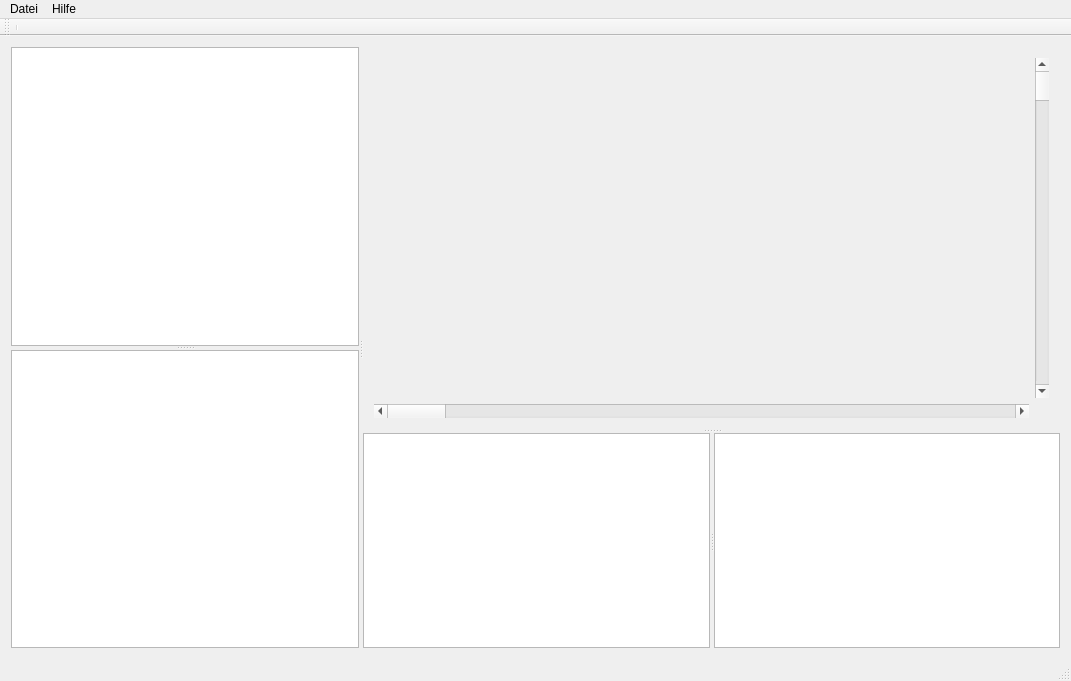
<?xml version="1.0" encoding="UTF-8"?>
<ui version="4.0">
 <class>MainWindow</class>
 <widget class="QMainWindow" name="MainWindow">
  <property name="geometry">
   <rect>
    <x>0</x>
    <y>0</y>
    <width>1071</width>
    <height>681</height>
   </rect>
  </property>
  <property name="windowTitle">
   <string>GCDViewer</string>
  </property>
  <widget class="QWidget" name="centralWidget">
   <layout class="QHBoxLayout" name="horizontalLayout">
    <item>
     <widget class="QSplitter" name="splitter_4">
      <property name="orientation">
       <enum>Qt::Horizontal</enum>
      </property>
      <widget class="QSplitter" name="splitter_3">
       <property name="orientation">
        <enum>Qt::Vertical</enum>
       </property>
       <widget class="QTreeView" name="treeView">
        <property name="sizePolicy">
         <sizepolicy hsizetype="Expanding" vsizetype="Minimum">
          <horstretch>0</horstretch>
          <verstretch>1</verstretch>
         </sizepolicy>
        </property>
        <property name="minimumSize">
         <size>
          <width>100</width>
          <height>100</height>
         </size>
        </property>
        <property name="baseSize">
         <size>
          <width>100</width>
          <height>200</height>
         </size>
        </property>
       </widget>
       <widget class="QListView" name="listView">
        <property name="sizePolicy">
         <sizepolicy hsizetype="Expanding" vsizetype="Expanding">
          <horstretch>0</horstretch>
          <verstretch>1</verstretch>
         </sizepolicy>
        </property>
        <property name="minimumSize">
         <size>
          <width>100</width>
          <height>100</height>
         </size>
        </property>
       </widget>
      </widget>
      <widget class="QSplitter" name="splitter_2">
       <property name="orientation">
        <enum>Qt::Vertical</enum>
       </property>
       <widget class="QWidget" name="layoutWidget">
        <layout class="QGridLayout" name="gridLayout">
         <item row="0" column="0">
          <widget class="QCustomPlot" name="wPlot" native="true">
           <property name="sizePolicy">
            <sizepolicy hsizetype="Expanding" vsizetype="Expanding">
             <horstretch>0</horstretch>
             <verstretch>10</verstretch>
            </sizepolicy>
           </property>
           <property name="minimumSize">
            <size>
             <width>0</width>
             <height>300</height>
            </size>
           </property>
          </widget>
         </item>
         <item row="0" column="1">
          <widget class="QScrollBar" name="wVScrollBar">
           <property name="sizePolicy">
            <sizepolicy hsizetype="Fixed" vsizetype="Expanding">
             <horstretch>0</horstretch>
             <verstretch>0</verstretch>
            </sizepolicy>
           </property>
           <property name="orientation">
            <enum>Qt::Vertical</enum>
           </property>
          </widget>
         </item>
         <item row="1" column="0">
          <widget class="QScrollBar" name="wHScrollBar">
           <property name="orientation">
            <enum>Qt::Horizontal</enum>
           </property>
          </widget>
         </item>
        </layout>
       </widget>
       <widget class="QSplitter" name="splitter">
        <property name="sizePolicy">
         <sizepolicy hsizetype="Expanding" vsizetype="MinimumExpanding">
          <horstretch>0</horstretch>
          <verstretch>0</verstretch>
         </sizepolicy>
        </property>
        <property name="minimumSize">
         <size>
          <width>0</width>
          <height>100</height>
         </size>
        </property>
        <property name="orientation">
         <enum>Qt::Horizontal</enum>
        </property>
        <widget class="QTextEdit" name="textEdit">
         <property name="sizePolicy">
          <sizepolicy hsizetype="Preferred" vsizetype="Preferred">
           <horstretch>0</horstretch>
           <verstretch>0</verstretch>
          </sizepolicy>
         </property>
         <property name="minimumSize">
          <size>
           <width>0</width>
           <height>100</height>
          </size>
         </property>
        </widget>
        <widget class="QTableView" name="tableView">
         <property name="sizePolicy">
          <sizepolicy hsizetype="Preferred" vsizetype="Preferred">
           <horstretch>0</horstretch>
           <verstretch>0</verstretch>
          </sizepolicy>
         </property>
         <property name="minimumSize">
          <size>
           <width>0</width>
           <height>100</height>
          </size>
         </property>
        </widget>
       </widget>
      </widget>
     </widget>
    </item>
   </layout>
  </widget>
  <widget class="QMenuBar" name="menuBar">
   <property name="geometry">
    <rect>
     <x>0</x>
     <y>0</y>
     <width>1071</width>
     <height>22</height>
    </rect>
   </property>
   <widget class="QMenu" name="menuDatei">
    <property name="title">
     <string>Datei</string>
    </property>
    <addaction name="actionBeenden"/>
   </widget>
   <widget class="QMenu" name="menuHilfe">
    <property name="title">
     <string>Hilfe</string>
    </property>
    <addaction name="actionInfo"/>
   </widget>
   <addaction name="menuDatei"/>
   <addaction name="menuHilfe"/>
  </widget>
  <widget class="QToolBar" name="mainToolBar">
   <attribute name="toolBarArea">
    <enum>TopToolBarArea</enum>
   </attribute>
   <attribute name="toolBarBreak">
    <bool>false</bool>
   </attribute>
   <addaction name="separator"/>
  </widget>
  <widget class="QStatusBar" name="statusBar"/>
  <action name="actionBeenden">
   <property name="text">
    <string>Beenden</string>
   </property>
   <property name="shortcut">
    <string>Ctrl+Q</string>
   </property>
  </action>
  <action name="actionInfo">
   <property name="text">
    <string>Info</string>
   </property>
  </action>
 </widget>
 <layoutdefault spacing="6" margin="11"/>
 <customwidgets>
  <customwidget>
   <class>QCustomPlot</class>
   <extends>QWidget</extends>
   <header>qcustomplot.h</header>
   <container>1</container>
  </customwidget>
 </customwidgets>
 <resources/>
 <connections>
  <connection>
   <sender>actionBeenden</sender>
   <signal>triggered()</signal>
   <receiver>MainWindow</receiver>
   <slot>close()</slot>
   <hints>
    <hint type="sourcelabel">
     <x>-1</x>
     <y>-1</y>
    </hint>
    <hint type="destinationlabel">
     <x>535</x>
     <y>340</y>
    </hint>
   </hints>
  </connection>
 </connections>
</ui>
